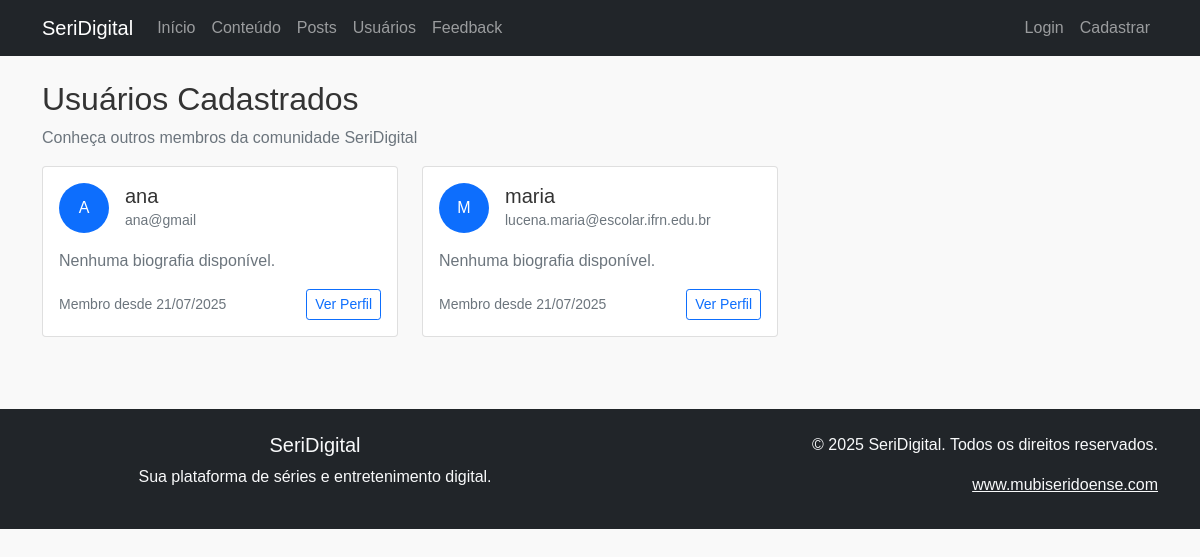
Page /users/list on the earlier database version.
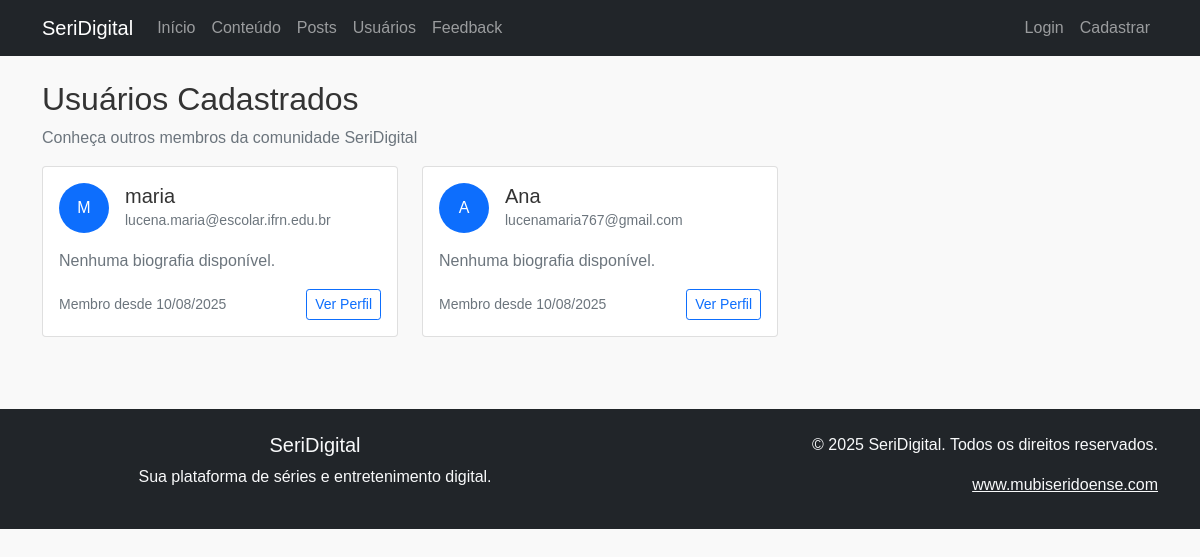
Same page on the later database version.
### app/models.py (models this page shows, shortened)
class Usuario(UserMixin, db.Model):
    __tablename__ = 'tb_users'
    __table_args__ = (
        db.UniqueConstraint('usr_email', name='uq_usuario_email'),
        {'sqlite_autoincrement': True}
    )
    id = db.Column('usr_id', db.Integer, primary_key=True)
    nome = db.Column('usr_name', db.String(255), nullable=False)
    email = db.Column('usr_email', db.String(255), nullable=False, unique=True, index=True)
    _senha_hash = db.Column('usr_password', db.String(255), nullable=False)
    profile_picture = db.Column('usr_profile_picture', db.String(255))
    biografia = db.Column('usr_bio', db.Text)
    is_admin = db.Column(db.Boolean, default=False, nullable=False)
    criado_em = db.Column('usr_created_at', db.DateTime, default=datetime.utcnow, nullable=False)
    seguidores = db.relationship('Follower', foreign_keys='Follower.follower_id', backref='seguidor', lazy='dynamic')
    seguidos = db.relationship('Follower', foreign_keys='Follower.followed_id', backref='seguido', lazy='dynamic')
    mensagens_enviadas = db.relationship('PrivateMessage', foreign_keys='PrivateMessage.sender_id', backref='sender', lazy='dynamic')
    mensagens_recebidas = db.relationship('PrivateMessage', foreign_keys='PrivateMessage.receiver_id', backref='receiver', lazy='dynamic')
    comentarios = db.relationship('Comment', backref='user', lazy='dynamic')
    likes = db.relationship('Like', backref='user', lazy='dynamic')
    historico_assistido = db.relationship('WatchHistory', backref='user', lazy='dynamic')
    avaliacoes = db.relationship('Rating', backref='user', lazy='dynamic')
    @property
    def senha(self):
        raise AttributeError("Senha não pode ser lida diretamente.")

### app/blueprints/users.py (the view)
@users_bp.route('/list')
def list_users():
    usuarios = Usuario.query.all()
    return render_template('users/list.html', usuarios=usuarios, usuario=current_user)

### app/templates/users/list.html (shortened to what this page needs)
{% extends "base.html" %}
{% block content %}
<div class="container mt-4">
    <div class="row">
        <div class="col-md-12">
            <h2>Usuários Cadastrados</h2>
            <p class="text-muted">Conheça outros membros da comunidade SeriDigital</p>
            {% if usuarios %}
                <div class="row">
                    {% for u in usuarios %}
                        <div class="col-md-6 col-lg-4 mb-4">
                            <div class="card h-100">
                                <div class="card-body">
                                    <div class="d-flex align-items-center mb-3">
                                        {% if u.profile_picture %}
                                            <img src="{{ u.profile_picture }}" alt="Foto de {{ u.nome }}" class="rounded-circle me-3" width="50" height="50">
                                        {% else %}
                                            <div class="bg-primary text-white rounded-circle d-flex align-items-center justify-content-center me-3" style="width: 50px; height: 50px;">
                                                {{ u.nome[0].upper() }}
                                            </div>
                                        {% endif %}
                                        <div>
                                            <h5 class="card-title mb-0">{{ u.nome }}</h5>
                                            <small class="text-muted">{{ u.email }}</small>
                                        </div>
                                    </div>
                                    {% if u.biografia %}
                                        <p class="card-text">{{ u.biografia[:100] }}{% if u.biografia|length > 100 %}...{% endif %}</p>
                                    {% else %}
                                        <p class="card-text text-muted">Nenhuma biografia disponível.</p>
                                    {% endif %}
                                    <div class="d-flex justify-content-between align-items-center">
                                        <small class="text-muted">Membro desde {{ u.criado_em.strftime('%d/%m/%Y') }}</small>
                                        <a href="{{ url_for('users.profile', user_id=u.id) }}" class="btn btn-outline-primary btn-sm">Ver Perfil</a>
                                    </div>
                                </div>
                            </div>
                        </div>
                    {% endfor %}
                </div>
            {% endif %}
        </div>
    </div>
</div>
{% endblock %}

### app/templates/base.html (shortened to what this page needs)
<!DOCTYPE html>
<html lang="pt-br">
<head>
    <link href="https://cdn.jsdelivr.net/npm/bootstrap@5.1.3/dist/css/bootstrap.min.css" rel="stylesheet">
    <link rel="stylesheet" href="{{ url_for('static', filename='style.css') }}">
</head>
<body>
    <nav class="navbar navbar-expand-lg navbar-dark bg-dark">
        <div class="container">
            <a class="navbar-brand" href="{{ url_for('main.index') }}">SeriDigital</a>
            <div class="collapse navbar-collapse" id="navbarNav">
                <ul class="navbar-nav me-auto">
                    <li class="nav-item">
                        <a class="nav-link" href="{{ url_for('main.index') }}">Início</a>
                    </li>
                    <li class="nav-item">
                        <a class="nav-link" href="{{ url_for('content.list_content') }}">Conteúdo</a>
                    </li>
                    <li class="nav-item">
                        <a class="nav-link" href="{{ url_for('posts.list_posts') }}">Posts</a>
                    </li>
                    <li class="nav-item">
                        <a class="nav-link" href="{{ url_for('users.list_users') }}">Usuários</a>
                    </li>
                    <li class="nav-item">
                        <a class="nav-link" href="{{ url_for('feedback.enviar_feedback') }}">Feedback</a>
                    </li>
                </ul>
                <ul class="navbar-nav">
                    {% if current_user.is_authenticated %}
                        <li class="nav-item dropdown">
                            <a class="nav-link dropdown-toggle" href="#" id="navbarDropdown" role="button" data-bs-toggle="dropdown">
                                {{ current_user.nome }}
                            </a>
                            <ul class="dropdown-menu">
                                <li><a class="dropdown-item" href="{{ url_for('users.profile', user_id=current_user.id) }}">Meu Perfil</a></li>
                                <li><a class="dropdown-item" href="{{ url_for('users.edit_user', user_id=current_user.id) }}">Editar Perfil</a></li>
                                <li><hr class="dropdown-divider"></li>
                                <li><a class="dropdown-item" href="{{ url_for('auth.logout') }}">Sair</a></li>
                            </ul>
                        </li>
                    {% else %}
                        <li class="nav-item">
                            <a class="nav-link" href="{{ url_for('auth.login') }}">Login</a>
                        </li>
                        <li class="nav-item">
                            <a class="nav-link" href="{{ url_for('auth.register') }}">Cadastrar</a>
                        </li>
                    {% endif %}
                </ul>
            </div>
        </div>
    </nav>
    <main>
        {% block content %}{% endblock %}
    </main>
    <footer class="bg-dark text-light mt-5 py-4">
        <div class="container">
            <div class="row">
                <div class="col-md-6">
                    <h5>SeriDigital</h5>
                    <p>Sua plataforma de séries e entretenimento digital.</p>
                </div>
                <div class="col-md-6 text-end">
                    <p>&copy; 2025 SeriDigital. Todos os direitos reservados.</p>
                    <a href="https://www.mubiseridoense.com" target="_blank" class="text-light">www.mubiseridoense.com</a>
                </div>
            </div>
        </div>
    </footer>
</body>
</html>

### app/static/style.css (style rules this page uses)
body { font-family: Arial, sans-serif; margin: 0; background-color: #f9f9f9; color: #333; }
footer { background-color: #20232a; color: #ccc; text-align: center; padding: 20px 0; }

Differences in the rows shown:
removed Usuario: usr_name "A", nome "ana", email "ana@gmail", usr_bio "Nenhuma biografia disponível.", criado_em "21/07/2025"
removed Usuario: usr_name "M", nome "maria", email "lucena.maria@escolar.ifrn.edu.br", usr_bio "Nenhuma biografia disponível.", criado_em "21/07/2025"
added Usuario: usr_name "M", nome "maria", email "lucena.maria@escolar.ifrn.edu.br", usr_bio "Nenhuma biografia disponível.", criado_em "10/08/2025"
added Usuario: usr_name "A", nome "Ana", email "lucenamaria767@gmail.com", usr_bio "Nenhuma biografia disponível.", criado_em "10/08/2025"
